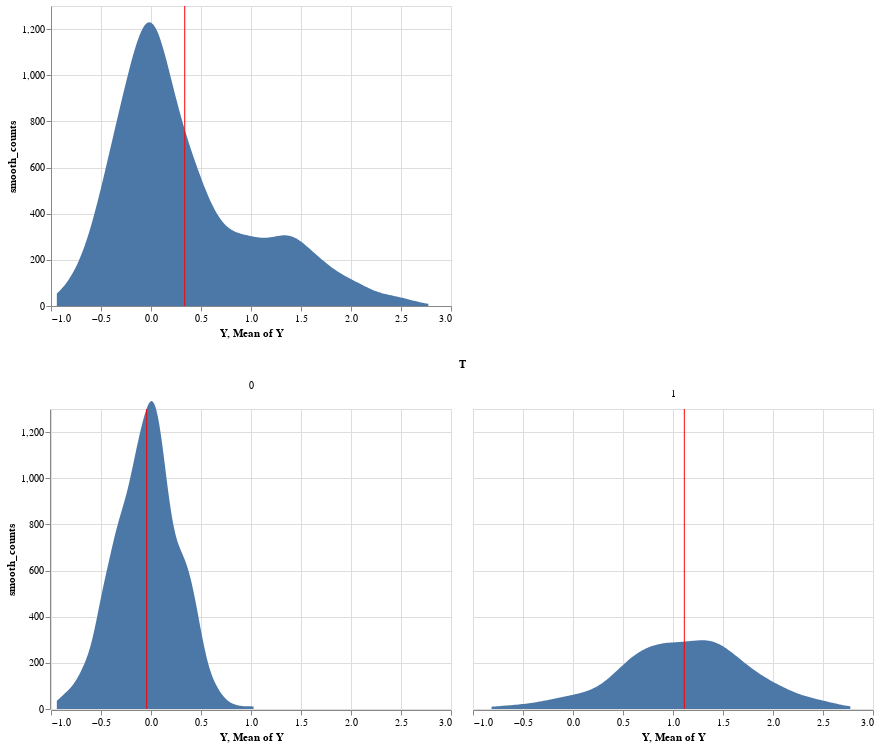

Notebook code for this chart:
### Markdown cell above
As above, for the *duplicated data* -- we expect a different joint distribution, but the marginal distributions should be the same shape; note that the vertical axis of these plots shows the *smoothed counts* rather than a pdf (e.g. un-normalised)

### Code cell
y_dist_dup = cd.distribution_plot(data_dup, feature_name="Y")

y_dist_dup & (y_dist_dup.facet("T"))

### Figure 1 — Vega-Lite specification as saved in the notebook (floating-point values rounded to 4 significant figures; data arrays with more than 128 entries replaced by an {"elided": "..."} marker saying what was removed)
{"config": {"view": {"continuousWidth": 400, "continuousHeight": 300}}, "vconcat": [{"layer": [{"mark": "area", "encoding": {"x": {"type": "quantitative", "field": "Y"}, "y": {"type": "quantitative", "field": "smooth_counts"}}, "transform": [{"density": "Y", "counts": true, "as": ["Y", "smooth_counts"]}]}, {"mark": {"type": "rule", "color": "red"}, "encoding": {"x": {"type": "quantitative", "aggregate": "mean", "field": "Y"}}}]}, {"facet": {"type": "quantitative", "field": "T"}, "spec": {"layer": [{"mark": "area", "encoding": {"x": {"type": "quantitative", "field": "Y"}, "y": {"type": "quantitative", "field": "smooth_counts"}}, "transform": [{"density": "Y", "counts": true, "as": ["Y", "smooth_counts"]}]}, {"mark": {"type": "rule", "color": "red"}, "encoding": {"x": {"type": "quantitative", "aggregate": "mean", "field": "Y"}}}]}}], "data": {"name": "data-56b0c16f8397fdbb993ce3763e18e253"}, "$schema": "https://vega.github.io/schema/vega-lite/v4.8.1.json", "datasets": {"data-56b0c16f8397fdbb993ce3763e18e253": {"elided": "1505 records"}}}
